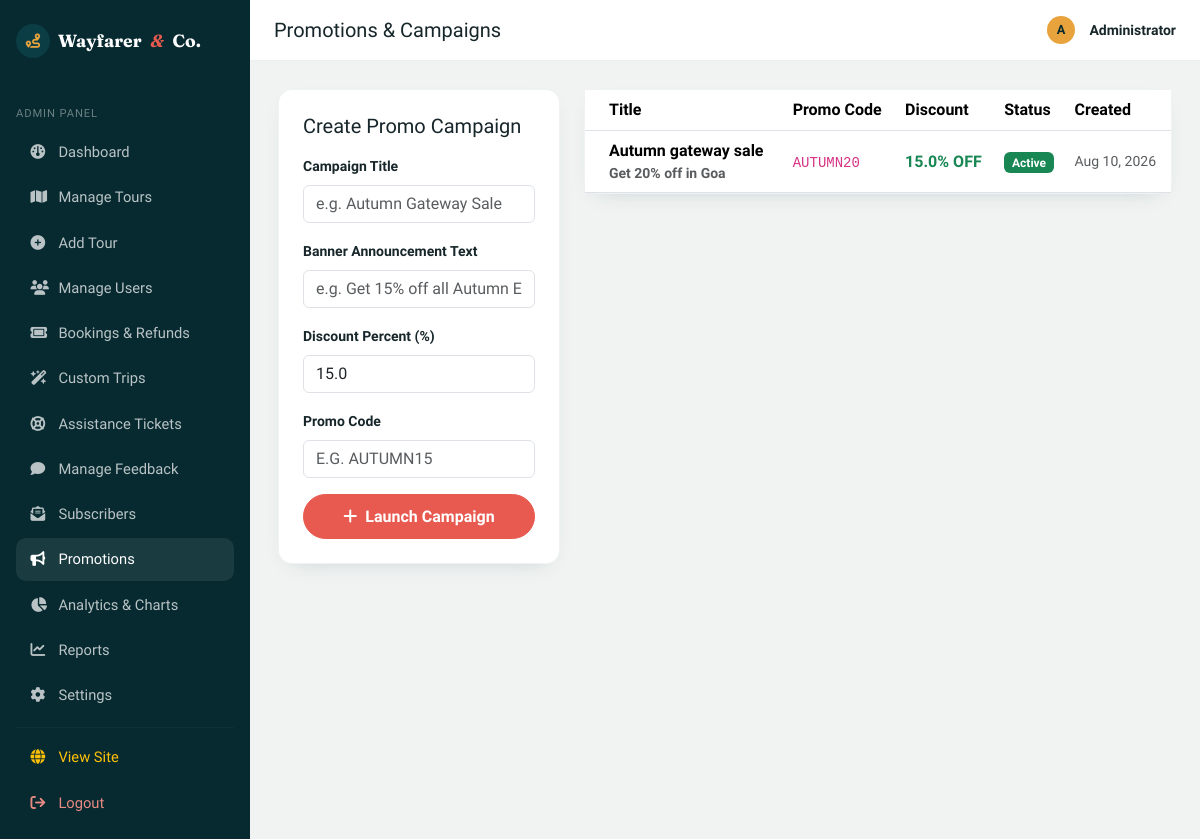
Page /admin/promotions (signed in) on the committed database.
### models/extra_features.py (models this page shows)
class PromotionCampaign(db.Model):
    __tablename__ = "promotion_campaigns"
    id = db.Column(db.Integer, primary_key=True)
    title = db.Column(db.String(150), nullable=False)
    description = db.Column(db.Text, nullable=True)
    banner_text = db.Column(db.String(255), nullable=True)
    discount_percent = db.Column(db.Float, default=15.0, nullable=False)
    promo_code = db.Column(db.String(50), nullable=True)
    is_active = db.Column(db.Boolean, default=True, nullable=False)
    created_at = db.Column(db.DateTime, default=datetime.utcnow)

### routes/admin.py (the view, shortened to what this page needs)
@admin_bp.route("/promotions", methods=["GET", "POST"])
@admin_required
def manage_promotions():
    from models import PromotionCampaign
    promos = PromotionCampaign.query.order_by(PromotionCampaign.created_at.desc()).all()
    return render_template("admin/promotions.html", promos=promos)

### models/user.py (called while the page is built)
    def is_admin(self):
        return self.role == "admin"

### routes/main.py (called while the page is built)
@main_bp.app_context_processor
def inject_globals():
    from flask import session
    security_mode = session.get("security_mode", "ON")
    return {
        "current_user": get_current_user(),
        "security_mode": security_mode
    }

### routes/utils.py (called while the page is built)
def get_current_user():
    user_id = session.get("user_id")
    if not user_id:
        return None
    return db.session.get(User, user_id)

def admin_required(view_func):
    @wraps(view_func)
    def wrapped(*args, **kwargs):
        if not session.get("admin_id"):
            log_security_event("ADMIN_UNAUTHORIZED", f"Unauthorized attempt to access admin route {request.path}.")
            flash("Please log in as an administrator.", "warning")
            return redirect(url_for("admin.login"))
        admin = db.session.get(User, session["admin_id"])
        if admin is None or not admin.is_admin() or not admin.is_active:
            log_security_event("ADMIN_SESSION_INVALID", f"Invalid admin session for user {session.get('admin_id')}.")
            session.pop("admin_id", None)
            flash("Admin session invalid. Please log in again.", "danger")
            return redirect(url_for("admin.login"))
        return view_func(*args, **kwargs)
    return wrapped

### templates/admin/promotions.html (shortened to what this page needs)
{% extends "admin/base_admin.html" %}
{% set active = 'promotions' %}
{% block page_title %}Promotions & Campaigns{% endblock %}
{% block admin_content %}
<div class="row g-4">
    <div class="col-md-4">
        <div class="wf-panel p-4">
            <h5 class="mb-3">Create Promo Campaign</h5>
            <form method="post">
                <div class="mb-3">
                    <label class="form-label small fw-semibold">Campaign Title</label>
                    <input type="text" name="title" class="form-control" placeholder="e.g. Autumn Gateway Sale" required>
                </div>
                <div class="mb-3">
                    <label class="form-label small fw-semibold">Banner Announcement Text</label>
                    <input type="text" name="banner_text" class="form-control" placeholder="e.g. Get 15% off all Autumn Europe tours!">
                </div>
                <div class="mb-3">
                    <label class="form-label small fw-semibold">Discount Percent (%)</label>
                    <input type="number" step="0.5" name="discount_percent" class="form-control" value="15.0" required>
                </div>
                <div class="mb-3">
                    <label class="form-label small fw-semibold">Promo Code</label>
                    <input type="text" name="promo_code" class="form-control text-uppercase" placeholder="e.g. AUTUMN15" required>
                </div>
                <button type="submit" class="btn wf-btn-primary w-100"><i class="fa-solid fa-plus me-1"></i> Launch Campaign</button>
            </form>
        </div>
    </div>
    <div class="col-md-8">
        <div class="wf-panel p-0">
            <div class="table-responsive">
                <table class="table align-middle mb-0">
                    <thead>
                        <tr>
                            <th class="ps-4">Title</th>
                            <th>Promo Code</th>
                            <th>Discount</th>
                            <th>Status</th>
                            <th>Created</th>
                        </tr>
                    </thead>
                    <tbody>
                        {% for p in promos %}
                        <tr>
                            <td class="ps-4 fw-bold">
                                {{ p.title }}
                                <div class="small text-muted">{{ p.banner_text or '' }}</div>
                            </td>
                            <td><code>{{ p.promo_code }}</code></td>
                            <td class="fw-bold text-success">{{ p.discount_percent }}% OFF</td>
                            <td><span class="badge bg-success">Active</span></td>
                            <td class="small text-muted">{{ p.created_at.strftime('%b %d, %Y') }}</td>
                        </tr>
                        {% else %}
                        <tr><td colspan="5" class="text-center py-5 text-muted">No promotional campaigns created yet.</td></tr>
                        {% endfor %}
                    </tbody>
                </table>
            </div>
        </div>
    </div>
</div>
{% endblock %}

### static/css/style.css (style rules this page uses)
:root { --wf-navy: #0B3D45; --wf-navy-deep: #072A30; --wf-amber: #E8A33D; --wf-sand: #F4EDE1; --wf-sand-dark: #E9DFCE; --wf-coral: #E85A4F; --wf-palm: #3F7D5C; --wf-ink: #17262A; --wf-white: #FFFFFF; --wf-font-display: 'Fraunces', serif; --wf-font-body: 'Work Sans', sans-serif; --wf-font-mono: 'IBM Plex Mono', monospace; --wf-radius: 14px; --wf-radius-lg: 22px; --wf-shadow: 0 12px 30px -14px rgba(11, 61, 69, 0.35); }
* { box-sizing: border-box; }
html { scroll-behavior: smooth; }
body { font-family: var(--wf-font-body); color: var(--wf-ink); background-color: var(--wf-sand); -webkit-font-smoothing: antialiased; }
.wf-btn-primary { background-color: var(--wf-coral); border: 1px solid var(--wf-coral); color: var(--wf-white) !important; font-weight: 600; border-radius: 999px; padding: 0.6rem 1.5rem; transition: all 0.2s ease; }
.wf-panel { background: var(--wf-white); border-radius: var(--wf-radius); box-shadow: 0 8px 22px -14px rgba(11, 61, 69, 0.25); border: 1px solid rgba(11,61,69,0.06); }
.wf-admin-body { background: #F0F3F2; min-height: 100vh; }

### rows in the picture
PromotionCampaign: title "Autumn gateway sale", banner_text "Get 20% off in Goa", promo_code "AUTUMN20", discount_percent "15.0", created_at "Aug 10, 2026"
